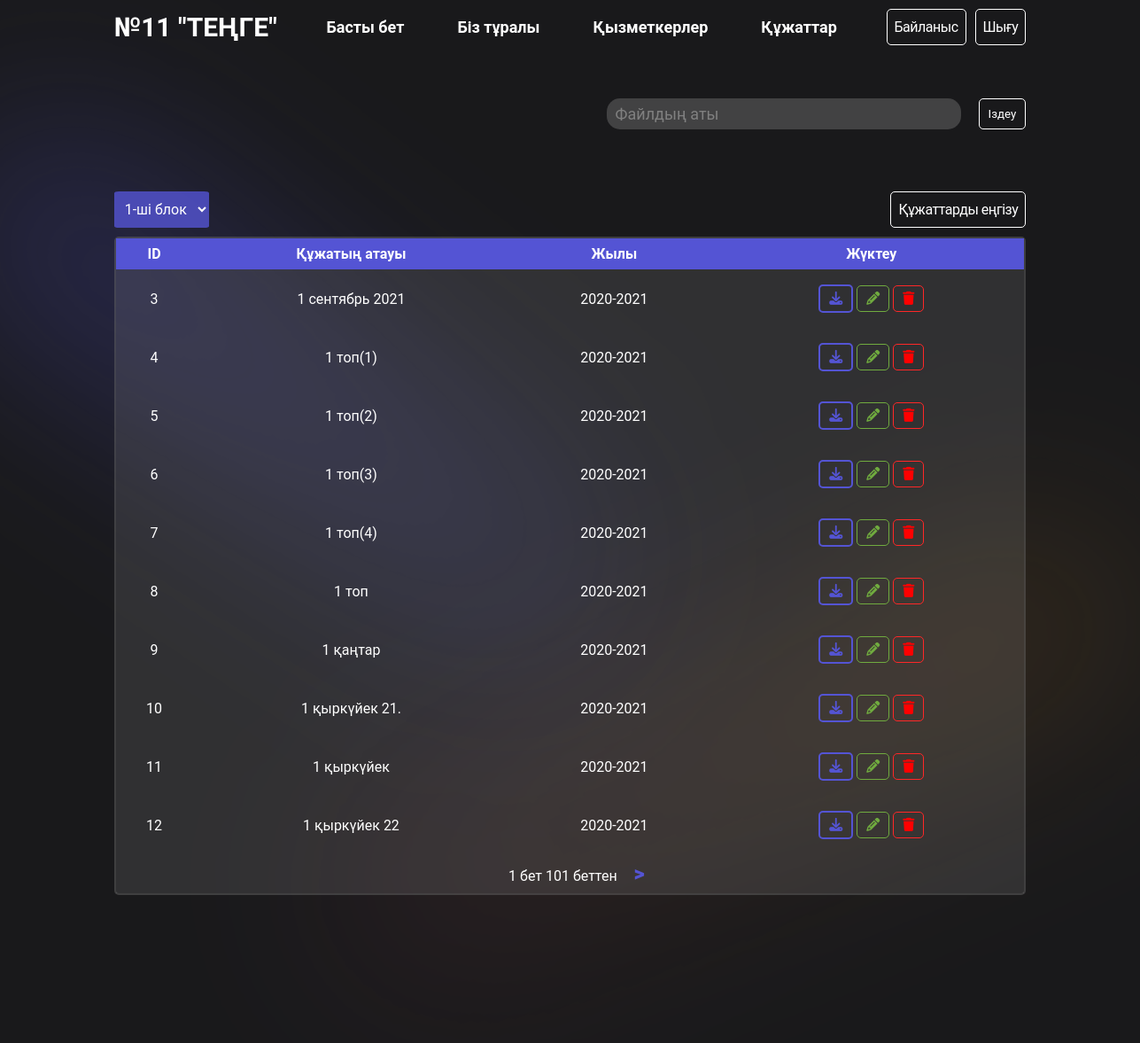
Page /all_files/ (signed in) on the committed database.
### app/models.py (models this page shows, shortened)
class File(models.Model):
    year_choices = [('2020-2021', '2020-2021'),
                    ('2021-2022', '2021-2022'),
                    ('2022-2023', '2022-2023'),
                    ('2023-2024', '2023-2024')]
    tag_choices = [
                   ('common', 'Анықталмаған'),
                   ('schedule', 'Кесте'),
                   ('course', 'Курс'),
                   ('methodist_cyclogram', 'Әдіскер циклограмасы'),
                   ('mad', 'МАД'),
                   ('methodist_monitoring', 'Әдіскер мониторинг'),
                   ('personal_development_map', 'Жеке даму картасы'),
                   ('monitoring', 'Мониторинг'),
                   ('group_cyclogram', 'Топтың циклограммасы'),
                   ('year_plan', 'Жалдық жоспар'),
                   ('gpp', 'Топтардың перспективалық жоспарлары'),
                   ('about', 'Біз туралы')]
    name = models.CharField(max_length=255)
    file = models.FileField(upload_to='pdf/', max_length=255)
    tag = models.CharField(
        max_length=100, default='common', choices=tag_choices)
    year = models.CharField(max_length=10, choices=year_choices)
    block = models.CharField(max_length=10, choices=block_choices)

### app/views.py (the view)
# urls.py: path('all_files/', AllFiles.as_view(template_name='all_files.html'), name='all_files'),
class AllFiles(generic.ListView):
    model = File
    template_name = 'all_files.html'
    context_object_name = 'files'
    paginate_by = 10
    def get_queryset(self):
        queryset = File.objects.filter(tag='common')
        block = self.request.GET.get('block')
        if block:
            queryset = queryset.filter(block=str(block))
        else:
            queryset = queryset.filter(block='1')
        return queryset

### templates/all_files.html (shortened to what this page needs)
{% extends 'base.html' %}
{% block content %}
<div style="display: flex; justify-content: space-between; align-items: center;">
  <select name="block" id="block" class="custom-select">
    <option value="1" {% if request.GET.block == "1" %}selected{% endif %}>1-ші блок</option>
  </select>
  {% if request.user.is_authenticated %}
    <a href="{% url 'upload' %}" class="contact">
      Құжаттарды еңгізу
    </a>
  {% endif %}
</div>
<table>
  <tbody>
    <tr class="table-head">
      <th>ID</th>
      <th>Құжатың атауы</th>
      <th>Жылы</th>
      <th>Жүктеу</th>
    </tr>
    {% for file in files %}
    <tr>
      <td>{{ file.id }}</td>
      <td><a href="{{ file.file.url }}" target="_blank">{{ file.name }}</a></td>
      <td>{{ file.year }}</td>
      <td>
        <a href="{{ file.file.url }}" download> <button><i class="fa-solid fa-download"></i></button></a>
        {% if request.user.is_authenticated %}
        <a href="{% url 'update_file' file.id %}"><button class="update_file"><i class="fa-solid fa-pencil"></i></button></a>
        <a href="{% url 'delete_file' file.id %}"><button class="delete_file"><i class="fa-solid fa-trash"></i></button></a>
        {% endif %}
      </td>
    </tr>
    {% endfor %}
    <tr>
      <td colspan="4">
        <span style="margin-inline: 15px;">
          {{page_obj.number}} бет {{page_obj.paginator.num_pages}} беттен
        </span>
        {% if page_obj.has_next %}
        <a
          {% if request.GET.block %}
            href="?block={{request.GET.block}}&page={{page_obj.next_page_number}}"
          {% else %}
            href="?page={{page_obj.next_page_number}}"
          {% endif %}
          style="color: #5454d4;
          text-decoration: none;
          font-size: 24px;
          font-weight: 900;">
          >
        </a>
        {% endif %}
      </td>
    </tr>
  </tbody>
</table>
{% endblock %}

### static/style.css (style rules this page uses)
* { margin: 0; padding: 0; box-sizing: border-box; font-family: "Roboto", sans-serif; }
html { scroll-behavior: smooth; }
body { display: flex; flex-direction: column; height: 100vh; background: #19191b; color: #fff; overflow-x: hidden; }
.contact { display: block; width: fit-content; color: #fff; text-align: center; font-size: 16px; font-style: normal; font-weight: 400; line-height: normal; letter-spacing: -0.5px; border-radius: 5px; border: 1px solid #fff; backdrop-filter: blur(1px); text-decoration: none; padding: 10px 8px; transition: all; }
table { margin: 0; width: 100%; border: 2px solid #6c6c6c75; padding: 0; border-spacing: 0; border-radius: 5px; }
tr > td { padding: 8px; margin: 0; background-color: rgba(255, 255, 255, 0.1); }
th, td { padding: 8px; }
.table-head { color: white; text-align: left; background-color: #5454d4; z-index: 2; }
tr > td > a { color: white; text-decoration: none; }
tbody tr td button { margin: 0; padding: 5px 10px; color: #5454d4; background: none; border-radius: 5px; font-weight: 500; font-size: 15px; border: 2px solid #5454d4; cursor: pointer; }
table > tbody > tr > th { text-align: center; }
table { text-align: center; }
.custom-select { color: #fff; outline: none; border: none; background-color: #5454d4cc; padding: 10px 8px; border-radius: 5%; font-size: 16px; cursor: pointer; margin: 10px 0; }
.custom-select > option { background-color: #5454d4cc; }
.delete_file { border: 1px solid #ff2727; color: red; }
.update_file { border: 1px solid #70ab3f; color: #70ab3f; margin: 10px auto; }

### rows in the picture
File: id "3", name "1 сентябрь 2021", year "2020-2021"
File: id "4", name "1 топ(1)", year "2020-2021"
File: id "5", name "1 топ(2)", year "2020-2021"
File: id "6", name "1 топ(3)", year "2020-2021"
File: id "7", name "1 топ(4)", year "2020-2021"
File: id "8", name "1 топ", year "2020-2021"
File: id "9", name "1 қаңтар", year "2020-2021"
File: id "10", name "1 қыркүйек 21.", year "2020-2021"
File: id "11", name "1 қыркүйек", year "2020-2021"
File: id "12", name "1 қыркүйек 22", year "2020-2021"

### other values in the picture
{{ page_obj.number }} "1"
{{ page_obj.paginator.num_pages }} "101"
